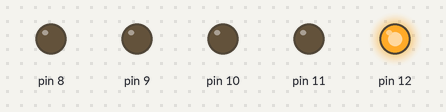
Recording of a sketch running on a simulated Arduino Uno, built with avr-gcc and run on an emulated ATmega328P. Parts: output pins drawn as LEDs (lit = HIGH).

Above: at 0.5 s.
At 3.5 s:
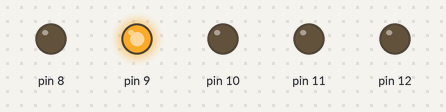
At 5.0 s:
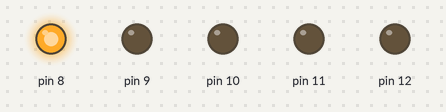
At 8.5 s:
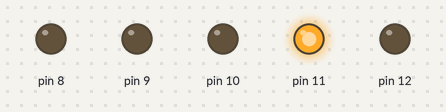
At 12.5 s:
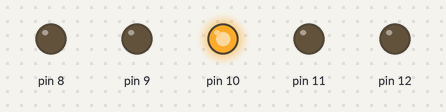
Timing chart, 0 to 13.0 s (numbered marks = the images above):
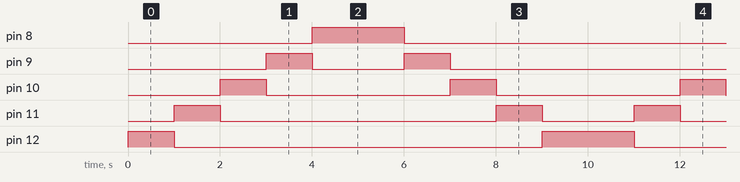

Measured:
- by itself, pin 8: alternates HIGH for 2.0 s and LOW for 8.0 s
- by itself, pin 9: repeats every 10.0 s: LOW 2.0 s, HIGH 1.0 s, LOW 6.0 s, HIGH 1.0 s
- by itself, pin 10: alternates HIGH for 1.0 s and LOW for 4.0 s
- by itself, pin 11: repeats every 10.0 s: LOW 6.0 s, HIGH 1.0 s, LOW 2.0 s, HIGH 1.0 s
- by itself, pin 12: repeats every 10.0 s: LOW 8.0 s, HIGH 2.0 s

The sketch:

labAct_1.ino
```cpp
void setup() {
  for (int pin = 8; pin <= 12; pin++) {
    pinMode(pin, OUTPUT);
  }
}

void loop() {
  for (int pin = 12; pin >= 8; pin--) {
    digitalWrite(pin, HIGH);
    delay(1000);
    digitalWrite(pin, LOW);
  }
  for (int pin = 8; pin <= 12; pin++) {
    digitalWrite(pin, HIGH);
    delay(1000);
    digitalWrite(pin, LOW);
  }
}
```
